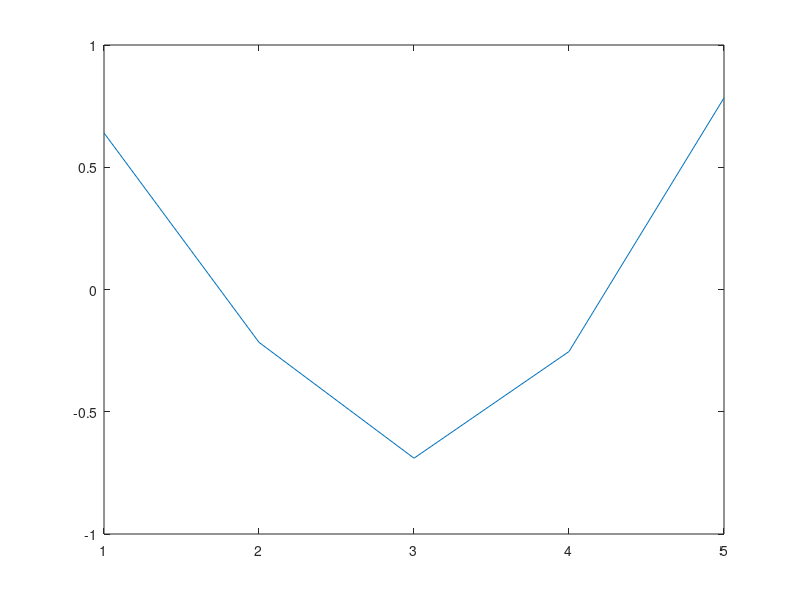

Here is the MATLAB script that generated this plot:
%%%%%%%%%%%%%%%%%%%%%%%%%%%%%%%%%%%%%%%%%
% Minimizing a function in one variable %
%%%%%%%%%%%%%%%%%%%%%%%%%%%%%%%%%%%%%%%%%

%
% Assignment 2, Task 4
% Author: Joseph Thomas
%

%%%%%%%%%%%%%%%%%%%%%%%%%%%%%%%%%%%%%%%%%%%%%%%%%%%%%%%%%%%%%%%%%%%%%%%%%%%

x = 1:5;
phi = cos(x) + x./10;

plot(x, phi);
